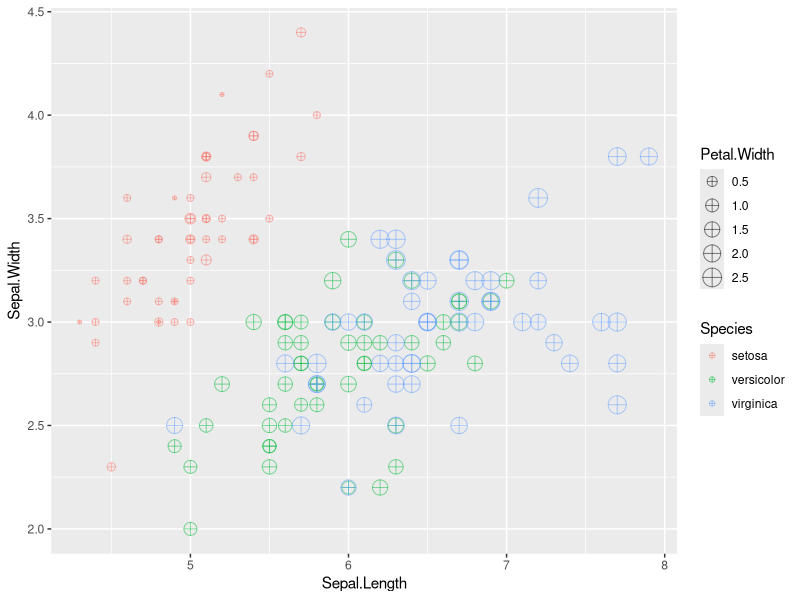
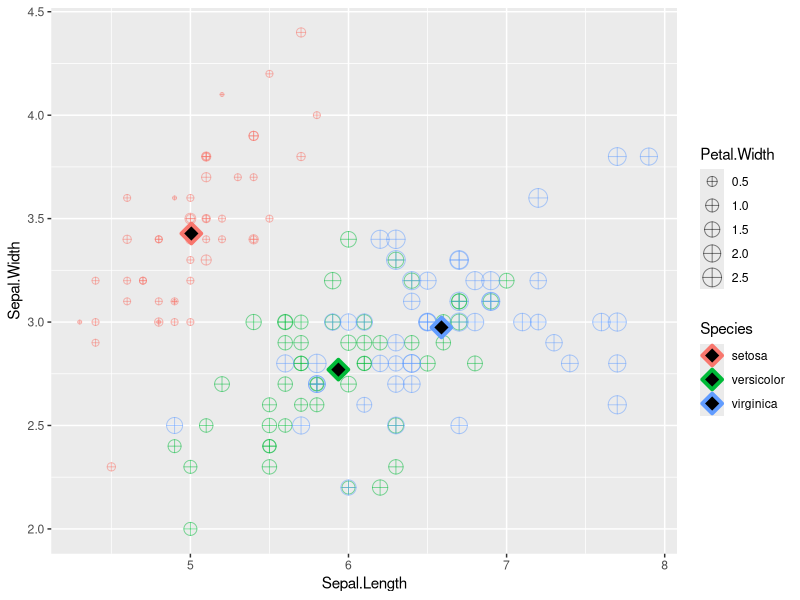

Generate these figures, in order, with R:
# Postwork Sesión 2.

#### Objetivo

"- Conocer algunas de las bases de datos disponibles en `R`
- Observar algunas características y manipular los DataFrames con `dplyr`
- Realizar visualizaciones con `ggplot`
#### Requisitos

1. Tener instalado R y RStudio
2. Haber realizado el prework y estudiado los ejemplos de la sesión."

#### Desarrollo

"1) Inspecciona el DataSet iris disponible directamente en la librería de ggplot. 
Identifica las variables que contiene y su tipo, asegúrate de que no hayan datos faltantes y 
que los datos se encuentran listos para usarse."
df.iris <- iris

head(df.iris)
names(df.iris)
class(df.iris)
class(df.iris$Sepal.Length)
class(df.iris$Sepal.Width)
class(df.iris$Petal.Length)
class(df.iris$Petal.Width)
class(df.iris$Species)
str(df.iris)

sum(complete.cases(df.iris))
sum(is.na(df.iris))

"2) Crea una gráfica de puntos que contenga `Sepal.Lenght` en el eje horizontal, 
`Sepal.Width` en el eje vertical, que identifique `Species` por color y que el tamaño
de la figura está representado por `Petal.Width`. 
Asegúrate de que la geometría contenga `shape = 10` y `alpha = 0.5`."
library(ggplot2)
library(dplyr)
?ggplot2
g1 <- ggplot(df.iris, aes(x=Sepal.Length, y=Sepal.Width, color= Species, size=Petal.Width)) + geom_point(shape=10, alpha=0.5)
g1
"
Según la gráfica obtenida, se observa que la especie Iris setosa, además de que 
es la que tiene el pétalo más pequeño, es la que presenta ancho de sépalo mayor 
y la longitud de sépalo menor.

Ante un análisis visual, las otras dos especies (I.versicolor e I.virginica) 
son de ancho de pétalo parecido, sin embargo, la I.virginica presenta dimensiones
de sépalo mayores.



3) Crea una tabla llamada `iris_mean` que contenga el promedio de todas las variables 
agrupadas por `Species`."
iris_mean <- df.iris %>% select(Species, Sepal.Length, Sepal.Width, Petal.Length, Petal.Width) %>% group_by(Species) %>% 
  summarize(Sepal.Length = mean(Sepal.Length), Sepal.Width=mean(Sepal.Width), Petal.Length=mean(Petal.Length), Petal.Width=mean(Petal.Width))
iris_mean
"
  Species    Sepal.Length Sepal.Width Petal.Length Petal.Width
  <fct>             <dbl>       <dbl>        <dbl>       <dbl>
1 setosa             5.01        3.43         1.46       0.246
2 versicolor         5.94        2.77         4.26       1.33 
3 virginica          6.59        2.97         5.55       2.03 


4) Con esta tabla, agrega a tu gráfica anterior otra geometría de puntos para agregar 
los promedios en la visualización. Asegúrate que el primer argumento de la geometría 
sea el nombre de tu tabla y que los parámetros sean `shape = 23`, `size = 4`, 
`fill = 'black'` y `stroke = 2`. También agrega etiquetas, temas y los cambios 
necesarios para mejorar tu visualización."
g1 + geom_point(data=iris_mean, shape=23, size=4, fill='black', stroke=2)

"
La gráfica con promedios confirma el análisis anterior.

"
